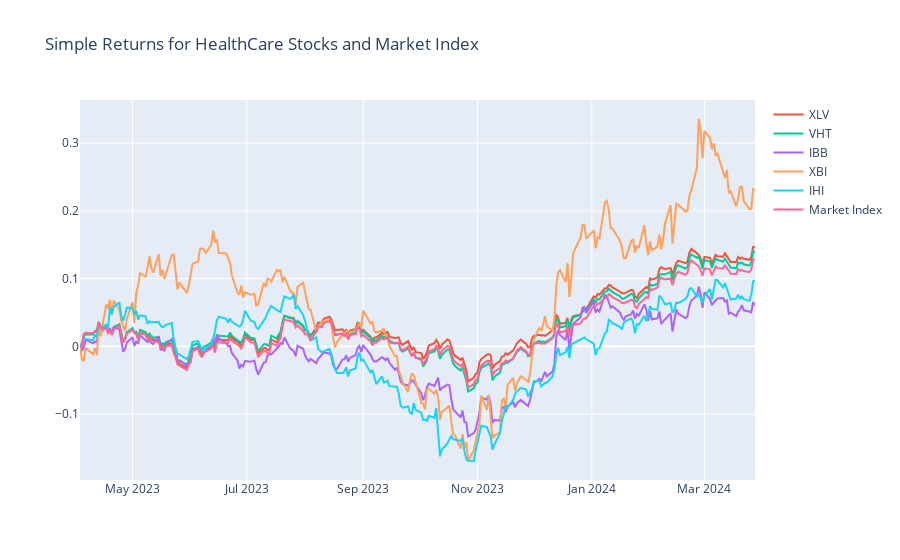

Notebook cell for this chart:
### Code cell
# plot the simple retruns using plotly for all stocks along with market index
fig = px.line(title="Simple Returns for HealthCare Stocks and Market Index")
fig.add_scatter(x=xlv_data.index, y=xlv_data['simple_return'], mode='lines', name='XLV')
fig.add_scatter(x=vht_data.index, y=vht_data['simple_return'], mode='lines', name='VHT')
fig.add_scatter(x=ibb_data.index, y=ibb_data['simple_return'], mode='lines', name='IBB')
fig.add_scatter(x=xbi_data.index, y=xbi_data['simple_return'], mode='lines', name='XBI')
fig.add_scatter(x=ihi_data.index, y=ihi_data['simple_return'], mode='lines', name='IHI')
fig.add_scatter(x=market_index_data.index, y=market_index_data['simple_return'], mode='lines', name='Market Index')
fig.show()

### Figure 1 — Plotly figure (JSON) as saved in the notebook; plotly's stock layout.template omitted (floating-point values rounded to 4 significant figures; data arrays with more than 128 entries replaced by an {"elided": "..."} marker saying what was removed)
{"data": [{"hovertemplate": "<extra></extra>", "legendgroup": "", "line": {"color": "#636efa", "dash": "solid"}, "marker": {"symbol": "circle"}, "mode": "lines", "name": "", "orientation": "v", "showlegend": false, "type": "scatter", "xaxis": "x", "yaxis": "y"}, {"mode": "lines", "name": "XLV", "type": "scatter", "x": {"elided": "249 str values"}, "y": {"elided": "249 float values"}}, {"mode": "lines", "name": "VHT", "type": "scatter", "x": {"elided": "249 str values"}, "y": {"elided": "249 float values"}}, {"mode": "lines", "name": "IBB", "type": "scatter", "x": {"elided": "249 str values"}, "y": {"elided": "249 float values"}}, {"mode": "lines", "name": "XBI", "type": "scatter", "x": {"elided": "249 str values"}, "y": {"elided": "249 float values"}}, {"mode": "lines", "name": "IHI", "type": "scatter", "x": {"elided": "249 str values"}, "y": {"elided": "249 float values"}}, {"mode": "lines", "name": "Market Index", "type": "scatter", "x": {"elided": "249 str values"}, "y": {"elided": "249 float values"}}], "layout": {"legend": {"tracegroupgap": 0}, "title": {"text": "Simple Returns for HealthCare Stocks and Market Index"}, "xaxis": {"anchor": "y", "domain": [0, 1]}, "yaxis": {"anchor": "x", "domain": [0, 1]}}}
